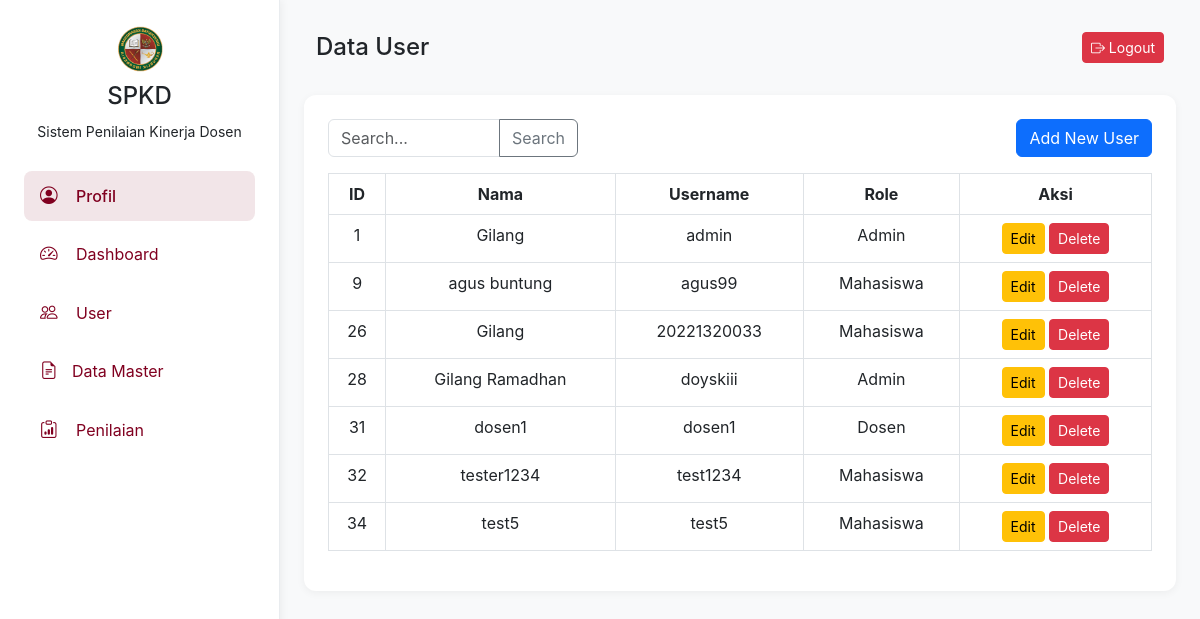
/spkd/backend/data-user.php, run on the app's committed database.
### tables this page shows
CREATE TABLE `users` (
  `id_user` int(11) NOT NULL,
  `nama` varchar(100) NOT NULL,
  `username` varchar(50) NOT NULL,
  `password` varchar(255) NOT NULL,
  `role` enum('Admin','Mahasiswa','Dosen','Rektor') NOT NULL
);

### spkd/backend/data-user.php (the view, shortened to what this page needs)
<!DOCTYPE html>
<html lang="id">
<head>
    <link href="https://cdn.jsdelivr.net/npm/bootstrap@5.3.0/dist/css/bootstrap.min.css" rel="stylesheet">
    <link rel="stylesheet" href="https://cdn.jsdelivr.net/npm/bootstrap-icons@1.11.3/font/bootstrap-icons.min.css">
</head>
<body>
    <div class="sidebar">
        <div class="text-center mb-4">
            <img src="assets/logo.png" alt="Logo SPKD" width="50">
            <h4 class="mt-2">SPKD</h4>
            <small>Sistem Penilaian Kinerja Dosen</small>
        </div>
        <nav class="nav flex-column">
            <a class="nav-link active" href="profil-upm.html">
                <i class="bi bi-person-circle"></i> Profil
            </a>
            <a class="nav-link" href="halaman-upm.php">
                <i class="bi bi-speedometer2"></i> Dashboard
            </a>
            <a class="nav-link" href="data-user.php">
                <i class="bi bi-people"></i> User
            </a>
            <a class="nav-link" data-bs-toggle="collapse" href="#dataMaster" role="button" aria-expanded="false" aria-controls="dataMaster">
                <i class="bi bi-file-earmark-text me-2"></i>Data Master
            </a>
            <a class="nav-link" href="halaman-penilaian.html">
                <i class="bi bi-clipboard-data"></i> Penilaian
            </a>
        </nav>
    </div>
    <?php include 'db_connection.php'; ?>
    <div class="content">
        <nav class="navbar navbar-expand-lg">
            <div class="container-fluid">
                <h4 class="mb-0">Data User</h4>
                <div class="user-info ms-auto">
                <a href="logout.php" class="btn btn-danger btn-sm">
                    <i class="bi bi-box-arrow-right"></i> Logout
                </a>
                </div>
            </div>
        </nav>
        <div class="form-section mt-4">
            <div class="d-flex justify-content-between mb-3">
                <div class="input-group" style="width: 250px;">
                    <input type="text" class="form-control" id="searchInput" placeholder="Search..." aria-label="Search" style="height: 38px;">
                    <button class="btn btn-outline-secondary" type="button" id="searchButton">Search</button>
                </div>
                <a href="create_user.php" class="btn btn-primary">Add New User</a>
            </div>
            <div class="table-responsive">
                <table class="table table-bordered" id="userTable">
                    <thead>
                        <tr class="text-center">
                            <th>ID</th>
                            <th>Nama</th>
                            <th>Username</th>
                            <th>Role</th>
                            <th>Aksi</th>
                        </tr>
                    </thead>
                    <tbody>
                    <?php
                    $sql = "SELECT * FROM users";
                    $result = $conn->query($sql);
                    if ($result) {
                        if ($result->num_rows > 0) {
                            while ($row = $result->fetch_assoc()) {
                                echo "<tr class='text-center'>
                                        <td>{$row['id_user']}</td>
                                        <td>{$row['nama']}</td>
                                        <td>{$row['username']}</td>
                                        <td>{$row['role']}</td>
                                        <td>
                                            <a href='update_user.php?id={$row['id_user']}' class='btn btn-warning btn-sm'>Edit</a>
                                            <a href='delete_user.php?id={$row['id_user']}' class='btn btn-danger btn-sm'>Delete</a>
                                        </td>
                                      </tr>";
                            }
                        } else {
                            echo "<tr><td colspan='5' class='text-center'>No users found</td></tr>";
                        }
                    } else {
                        echo "<tr><td colspan='5' class='text-center'>Error fetching user data</td></tr>";
                    }
                    ?>
                    </tbody>
                </table>
            </div>
        </div>
    </div>
</body>
</html>

### spkd/backend/data-user.php (style rules this page uses)
:root { --primary-color: #800020; --secondary-color: #5e0b08; --accent-color: #d7a29e; --background-color: #f8f9fa; }
body { font-family: 'Inter', system-ui, -apple-system, sans-serif; background-color: var(--background-color); min-height: 100vh; display: flex; margin: 0; }
.sidebar { width: 280px; background-color: white; padding: 1.5rem; border-right: 1px solid #e9ecef; height: 100vh; box-shadow: 2px 0 8px rgba(0,0,0,0.05); }
.sidebar .nav-link { display: flex; align-items: center; padding: 0.75rem 1rem; margin: 0.25rem 0; color: var(--primary-color); text-decoration: none; border-radius: 8px; transition: all 0.2s ease; }
.sidebar .nav-link.active { background-color: rgba(128, 0, 32, 0.1); font-weight: 500; }
.sidebar .nav-link i { width: 24px; margin-right: 0.75rem; font-size: 1.1rem; }
.content { flex-grow: 1; padding: 1.5rem; }
.form-section { background-color: white; border-radius: 12px; padding: 1.5rem; box-shadow: 0 2px 8px rgba(0,0,0,0.05); }

### data on the page
users: id_user "1", nama "Gilang", username "admin", role "Admin"
users: id_user "9", nama "agus buntung", username "agus99", role "Mahasiswa"
users: id_user "26", nama "Gilang", username "20221320033", role "Mahasiswa"
users: id_user "28", nama "Gilang Ramadhan", username "doyskiii", role "Admin"
users: id_user "31", nama "dosen1", username "dosen1", role "Dosen"
users: id_user "32", nama "tester1234", username "test1234", role "Mahasiswa"
users: id_user "34", nama "test5", username "test5", role "Mahasiswa"
